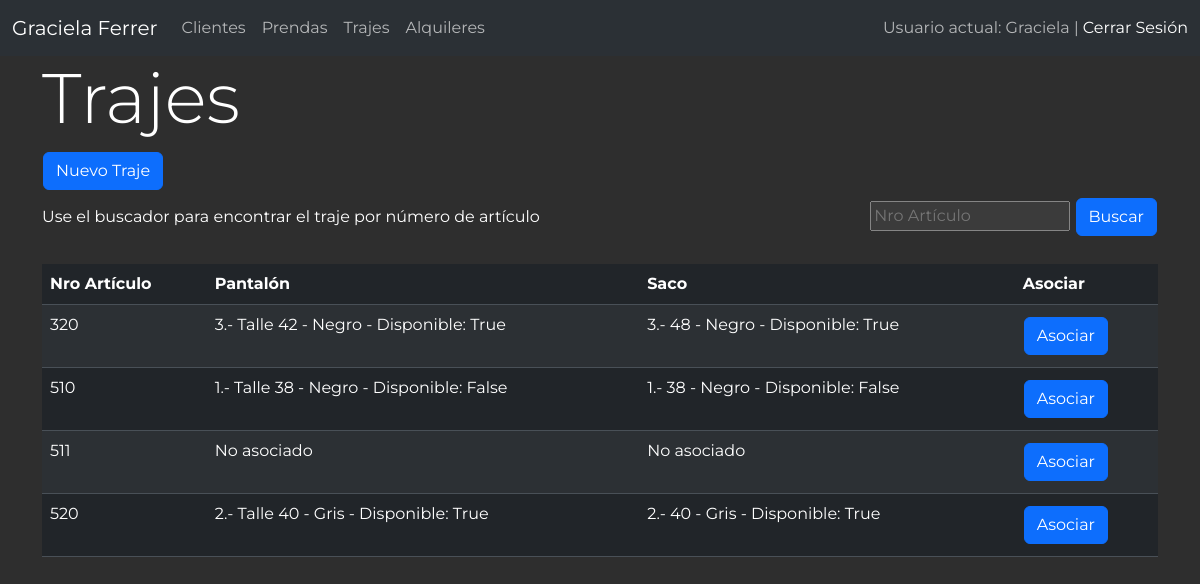
The app's page /trajes/ (signed in), older data.
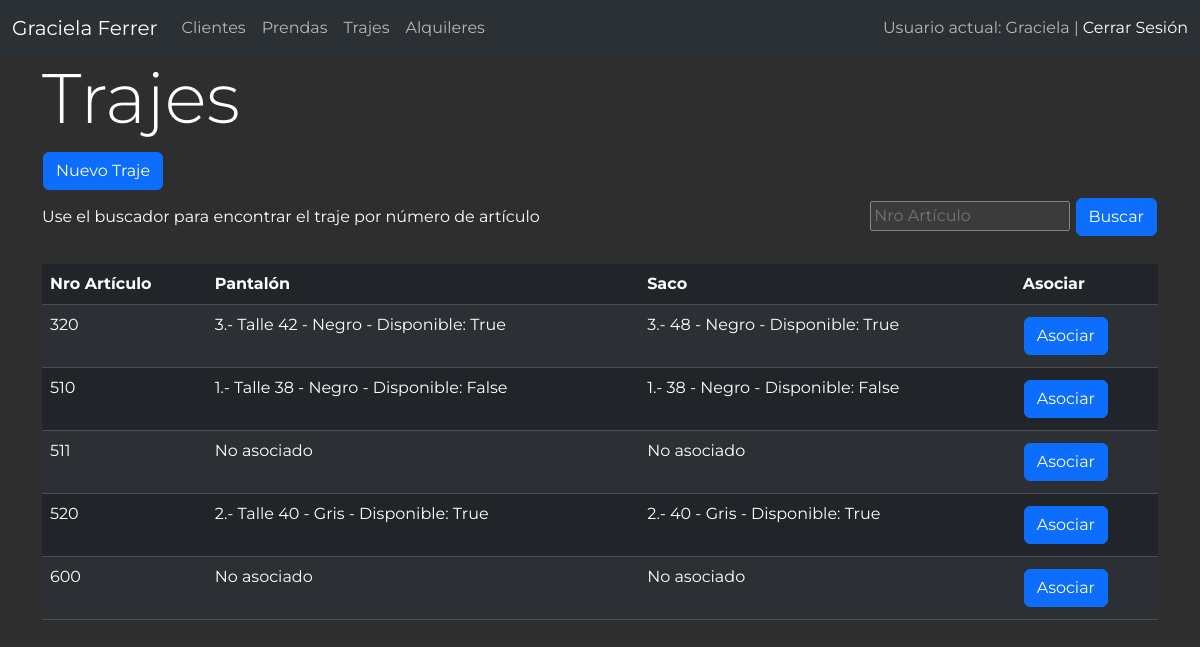
The same page, newer data.
### alquiler/models.py (models this page shows, shortened)
class Traje(models.Model):
    nro_articulo = models.CharField(max_length=20, unique=True)
    def mostrar_pantalon(self):
        pantalon = self.pantalon_set.first()
        return f'{pantalon.id}.- Talle {pantalon.talle_pantalon} - {pantalon.color_pantalon} - Disponible: {pantalon.disponible}' if pantalon else 'No asociado'
    mostrar_pantalon.short_description = 'Pantalón'
    def mostrar_saco(self):
        saco = self.saco_set.first()
        return f'{saco.id}.- {saco.talle_saco} - {saco.color_saco} - Disponible: {saco.disponible}' if saco else 'No asociado'
    mostrar_saco.short_description = 'Saco'
    class Meta:
        db_table = 'traje'
        verbose_name = 'traje'
        verbose_name_plural = 'trajes'

class Pantalon(models.Model):
    color_pantalon = models.ForeignKey('Color', on_delete=models.CASCADE, default=1)
    talle_pantalon = models.CharField(max_length=20, null=True, blank=True)
    traje = models.ForeignKey('Traje', on_delete=models.CASCADE, default=1)
    disponible = models.BooleanField(default=True)
    tintoreria = models.BooleanField(default=False)
    reparacion = models.BooleanField(default=False)
    class Meta:
        db_table = 'pantalon'
        verbose_name = 'pantalon'
        verbose_name_plural = 'pantalones'

class Color(models.Model):
    nombre = models.CharField(max_length=100)
    def __str__(self):
        return self.nombre
    class Meta:
        db_table = 'color'
        verbose_name = 'color'
        verbose_name_plural = 'colores'

class Saco(models.Model):
    color_saco = models.ForeignKey('Color', on_delete=models.CASCADE, default=1)
    talle_saco = models.CharField(max_length=20, null=True, blank=True)
    traje = models.ForeignKey('Traje', on_delete=models.CASCADE, default=1)
    disponible = models.BooleanField(default=True)
    tintoreria = models.BooleanField(default=False)
    reparacion = models.BooleanField(default=False)
    class Meta:
        db_table = 'saco'
        verbose_name = 'saco'
        verbose_name_plural = 'sacos'

### alquiler/views.py (the view)
# urls.py: path('trajes/',views.trajes, name='trajes'),
@login_required
def trajes(request):
    colores = Color.objects.all()
    query = request.GET.get('q', '')
    if query:
        trajes = Traje.objects.filter(nro_articulo__icontains=query).order_by('nro_articulo')
    else:
        trajes = Traje.objects.all().order_by('nro_articulo')
    return render(request, 'trajes.html', {'trajes': trajes, 'query': query, 'colores': colores})

### alquiler/templates/trajes.html (shortened to what this page needs)
{% extends 'layout.html' %}
{% block content %}
<main class="container">
    <div class="extremos">
        <h1>Trajes</h1>
    </div>
    <a href="{% url 'nuevo_traje' %}"><button class="btn btn-primary" type="submit">Nuevo Traje</button></a>
    <div class="extremos">
        <span>Use el buscador para encontrar el traje por número de artículo</span>
        <form action="{% url 'trajes' %}" method="get">
            <input type="search" name="q" value="{{ query }}" placeholder="Nro Artículo">
            <button class="btn btn-primary" type="submit">Buscar</button>
        </form>
    </div>
    <br>
    <table class="table table-striped">
        <thead>
            <tr>
                <th scope="col">Nro Artículo</th>
                <th scope="col">Pantalón</th>
                <th scope="col">Saco</th>
                <th scope="col">Asociar</th>
            </tr>
        </thead>
        <tbody>
          {% for traje in trajes %}
          <tr>
              <td>{{ traje.nro_articulo }}</td>
              <td>{{ traje.mostrar_pantalon }}</td>
              <td>{{ traje.mostrar_saco }}</td>
              <td>
                <button type="button" class="btn btn-primary" data-bs-toggle="modal" data-bs-target="#exampleModal">
                    Asociar
                </button>
               </td>
          </tr>
          {% endfor %}
        </tbody>
      </table>
</main>
{% endblock %}

Row changes from the older to the newer data that the page shows:
added Traje: nro_articulo "600", mostrar_pantalon "No asociado", mostrar_saco "No asociado"
